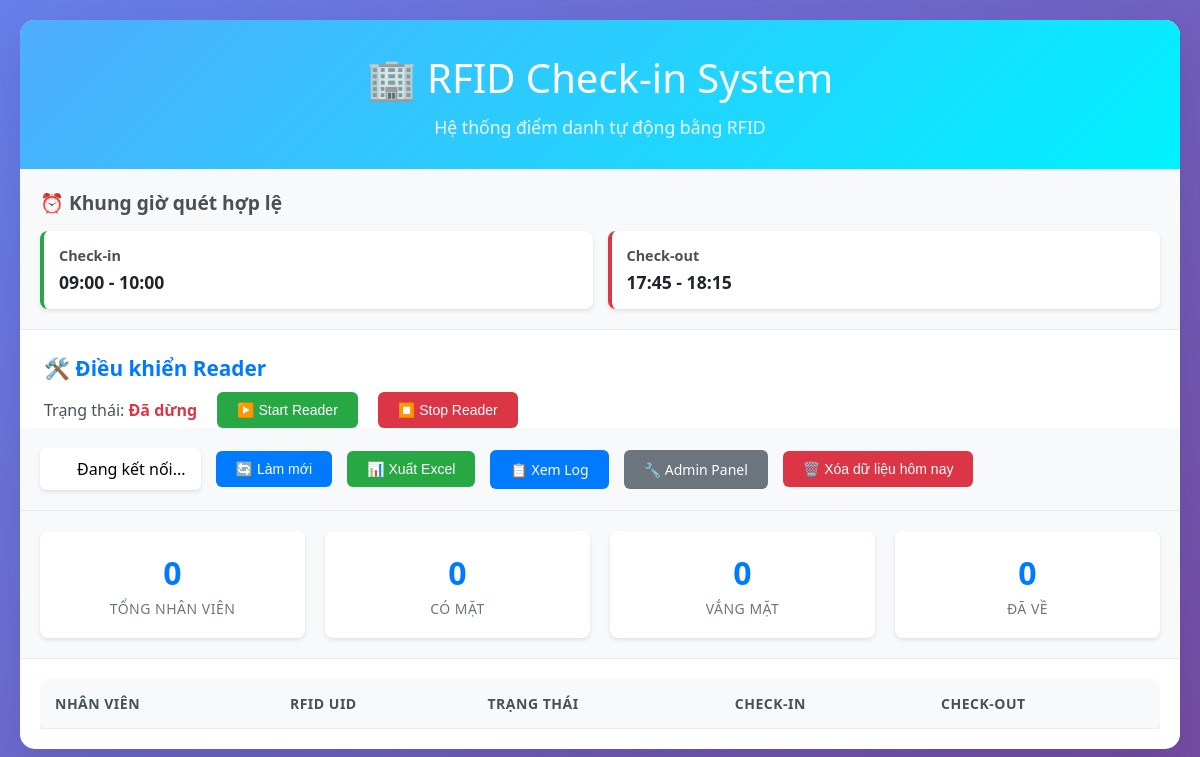
The page / on the database its author committed.
### tables this page shows
CREATE TABLE system_config (
            id INTEGER PRIMARY KEY AUTOINCREMENT,
            config_key TEXT UNIQUE NOT NULL,
            config_value TEXT NOT NULL,
            description TEXT,
            updated_at TEXT DEFAULT CURRENT_TIMESTAMP
        );

### app.py (the view)
@app.route('/')
def index():
    today = datetime.now().strftime('%Y-%m-%d')
    conn = sqlite3.connect('checkins.db')
    employees = conn.execute('''
        SELECT e.id, e.name,
               (SELECT GROUP_CONCAT(et.rfid_uid, ', ') FROM employee_tags et WHERE et.employee_id = e.id AND et.is_active = 1) as rfid_uids,
               a.check_in_time, a.check_out_time
        FROM employees e
        LEFT JOIN attendances a ON e.id = a.employee_id AND a.date = ?
        WHERE e.is_active = 1
        ORDER BY e.name
    ''', (today,)).fetchall()
    records = []
    for emp_id, name, rfid_uids, check_in, check_out in employees:
        records.append({
            'id': emp_id,
            'name': name,
            'rfid_uids': rfid_uids or '',
            'check_in_time': check_in,
            'check_out_time': check_out,
            'status': 'present' if check_in else 'absent'
        })
    config = get_system_config()
    checkin_start = config.get('checkin_start', '08:45')
    checkin_end = config.get('checkin_end', '09:15')
    checkout_start = config.get('checkout_start', '17:45')
    checkout_end = config.get('checkout_end', '18:15')
    conn.close()
    return render_template('index.html', records=records,
        checkin_start=checkin_start, checkin_end=checkin_end,
        checkout_start=checkout_start, checkout_end=checkout_end)

### app.py (called while the page is built)
def get_system_config():
    conn = sqlite3.connect('checkins.db')
    configs = conn.execute('SELECT config_key, config_value FROM system_config').fetchall()
    conn.close()
    config_dict = {}
    for key, value in configs:
        config_dict[key] = value
    return config_dict

### templates/index.html (shortened to what this page needs)
<!DOCTYPE html>
<html lang="vi">
  <head>
  </head>
  <body>
    <div class="container">
      <div class="header">
        <h1>🏢 RFID Check-in System</h1>
        <p>Hệ thống điểm danh tự động bằng RFID</p>
      </div>
      <div class="time-windows">
        <h3>⏰ Khung giờ quét hợp lệ</h3>
        <div class="time-grid">
          <div class="time-card">
            <h4>Check-in</h4>
            <div class="time">{{ checkin_start }} - {{ checkin_end }}</div>
          </div>
          <div class="time-card checkout">
            <h4>Check-out</h4>
            <div class="time">{{ checkout_start }} - {{ checkout_end }}</div>
          </div>
        </div>
      </div>
      <div
        class="reader-control-section"
        style="padding: 24px 24px 0 24px; margin-bottom: 0"
      >
        <h2 style="font-size: 1.3em; color: #007bff; margin-bottom: 10px">
          🛠️ Điều khiển Reader
        </h2>
        <div
          style="display: flex; align-items: center; gap: 20px; flex-wrap: wrap"
        >
          <div id="readerStatusText" style="font-weight: 500; color: #495057">
            Trạng thái:
            <span
              id="readerStatusLabel"
              style="font-weight: bold; color: #dc3545"
              >Đã dừng</span
            >
          </div>
          <button
            class="btn btn-success"
            id="startReaderBtn"
            onclick="startReader()"
          >
            ▶️ Start Reader
          </button>
          <button
            class="btn btn-danger"
            id="stopReaderBtn"
            onclick="stopReader()"
          >
            ⏹️ Stop Reader
          </button>
        </div>
      </div>
      <div class="controls">
        <div class="status-indicator">
          <div class="status-dot" id="connectionStatus"></div>
          <span id="connectionText">Đang kết nối...</span>
        </div>
        <button class="btn btn-primary" onclick="refreshData()">
          🔄 Làm mới
        </button>
        <button class="btn btn-success" onclick="exportData()">
          📊 Xuất Excel
        </button>
        <a href="/scan_logs" class="btn btn-primary">📋 Xem Log</a>
        <a href="/admin" class="btn btn-primary" style="background: #6c757d"
          >🔧 Admin Panel</a
        >
        <button class="btn btn-danger" onclick="clearTodayData()">
          🗑️ Xóa dữ liệu hôm nay
        </button>
      </div>
      <div class="stats">
        <div class="stat-card">
          <div class="stat-number" id="totalEmployees">0</div>
          <div class="stat-label">Tổng nhân viên</div>
        </div>
        <div class="stat-card">
          <div class="stat-number" id="presentCount">0</div>
          <div class="stat-label">Có mặt</div>
        </div>
        <div class="stat-card">
          <div class="stat-number" id="absentCount">0</div>
          <div class="stat-label">Vắng mặt</div>
        </div>
        <div class="stat-card">
          <div class="stat-number" id="checkedOutCount">0</div>
          <div class="stat-label">Đã về</div>
        </div>
      </div>
      <div class="attendance-table">
        <div class="table-container">
          <table>
            <thead>
              <tr>
                <th>Nhân viên</th>
                <th>RFID UID</th>
                <th>Trạng thái</th>
                <th>Check-in</th>
                <th>Check-out</th>
              </tr>
            </thead>
          </table>
        </div>
      </div>
    </div>
  </body>
</html>

### templates/index.html (style rules this page uses)
* { margin: 0; padding: 0; box-sizing: border-box; }
body { font-family: "Segoe UI", Tahoma, Geneva, Verdana, sans-serif; background: linear-gradient(135deg, #667eea 0%, #764ba2 100%); min-height: 100vh; padding: 20px; }
.container { max-width: 1200px; margin: 0 auto; background: white; border-radius: 15px; box-shadow: 0 20px 40px rgba(0, 0, 0, 0.1); overflow: hidden; }
.header { background: linear-gradient(135deg, #4facfe 0%, #00f2fe 100%); color: white; padding: 30px; text-align: center; }
.header h1 { font-size: 2.5em; margin-bottom: 10px; font-weight: 300; }
.header p { font-size: 1.1em; opacity: 0.9; }
.time-windows { background: #f8f9fa; padding: 20px; border-bottom: 1px solid #e9ecef; }
.time-windows h3 { color: #495057; margin-bottom: 15px; font-size: 1.2em; }
.time-grid { display: grid; grid-template-columns: repeat(auto-fit, minmax(200px, 1fr)); gap: 15px; }
.time-card { background: white; padding: 15px; border-radius: 8px; border-left: 4px solid #28a745; box-shadow: 0 2px 4px rgba(0, 0, 0, 0.1); }
.time-card.checkout { border-left-color: #dc3545; }
.time-card h4 { color: #495057; margin-bottom: 5px; font-size: 0.9em; }
.time-card .time { font-size: 1.1em; font-weight: bold; color: #212529; }
.controls { padding: 20px; background: #f8f9fa; border-bottom: 1px solid #e9ecef; display: flex; gap: 15px; align-items: center; flex-wrap: wrap; }
.btn { padding: 10px 20px; border: none; border-radius: 6px; cursor: pointer; font-size: 14px; font-weight: 500; transition: all 0.3s ease; text-decoration: none; display: inline-block; }
.btn-primary { background: #007bff; color: white; }
.btn-danger { background: #dc3545; color: white; }
.btn-success { background: #28a745; color: white; }
.status-indicator { display: flex; align-items: center; gap: 10px; padding: 10px 15px; background: white; border-radius: 6px; box-shadow: 0 2px 4px rgba(0, 0, 0, 0.1); }
.status-dot { width: 12px; height: 12px; border-radius: 50%; animation: pulse 2s infinite; }
.attendance-table { padding: 20px; }
.table-container { overflow-x: auto; }
table { width: 100%; border-collapse: collapse; background: white; border-radius: 8px; overflow: hidden; box-shadow: 0 4px 6px rgba(0, 0, 0, 0.1); }
th, td { padding: 15px; text-align: left; border-bottom: 1px solid #e9ecef; }
th { background: #f8f9fa; font-weight: 600; color: #495057; font-size: 14px; text-transform: uppercase; letter-spacing: 0.5px; }
.stats { display: grid; grid-template-columns: repeat(auto-fit, minmax(200px, 1fr)); gap: 20px; padding: 20px; background: #f8f9fa; border-bottom: 1px solid #e9ecef; }
.stat-card { background: white; padding: 20px; border-radius: 8px; text-align: center; box-shadow: 0 2px 4px rgba(0, 0, 0, 0.1); }
.stat-number { font-size: 2em; font-weight: bold; color: #007bff; margin-bottom: 5px; }
.stat-label { color: #6c757d; font-size: 14px; text-transform: uppercase; letter-spacing: 0.5px; }

### rows shown on the page
system_config: config_value "09:00"
system_config: config_value "10:00"
system_config: config_value "17:45"
system_config: config_value "18:15"
